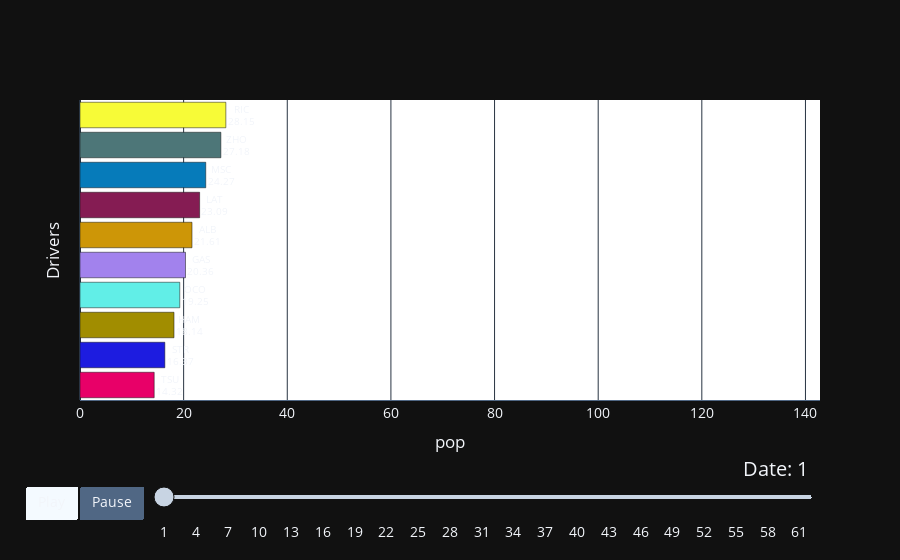

Notebook source saved alongside this figure:
### Code cell
my_raceplot = barplot(new_df,  item_column='Driver', value_column='Time_Diff', time_column='LapNumber')
my_raceplot.plot(item_label = 'Drivers', value_label = 'pop', frame_duration = 600)

### Figure 1 — Plotly figure (JSON) as saved in the notebook; plotly's stock layout.template omitted (floating-point values rounded to 4 significant figures)
{"data": [{"cliponaxis": false, "hoverinfo": "all", "marker": {"color": ["rgb(232, 0, 104)", "rgb(29, 28, 224)", "rgb(161, 141, 0)", "rgb(97, 238, 231)", "rgb(162, 130, 237)", "rgb(205, 150, 7)", "rgb(133, 28, 83)", "rgb(6, 123, 186)", "rgb(77, 118, 120)", "rgb(247, 251, 55)"]}, "orientation": "h", "textangle": 0, "textposition": "outside", "texttemplate": "%{y}<br>%{x:.4s}", "type": "bar", "x": [14.32, 16.37, 18.14, 19.25, 20.36, 21.61, 23.09, 24.27, 27.18, 28.15], "y": ["TSU", "STR", "HAM", "OCO", "GAS", "ALB", "LAT", "MSC", "ZHO", "RIC"]}], "layout": {"bargap": 0.15, "font": {"size": 14}, "plot_bgcolor": "#FFFFFF", "sliders": [{"active": 0, "currentvalue": {"font": {"size": 20}, "prefix": "Date: ", "visible": true, "xanchor": "right"}, "len": 0.9, "pad": {"b": 10, "t": 50}, "steps": [{"args": [["1"], {"frame": {"duration": 600, "redraw": false}, "mode": "immediate", "transition": {"duration": 600}}], "label": "1", "method": "animate"}, {"args": [["2"], {"frame": {"duration": 600, "redraw": false}, "mode": "immediate", "transition": {"duration": 600}}], "label": "2", "method": "animate"}, {"args": [["3"], {"frame": {"duration": 600, "redraw": false}, "mode": "immediate", "transition": {"duration": 600}}], "label": "3", "method": "animate"}, {"args": [["4"], {"frame": {"duration": 600, "redraw": false}, "mode": "immediate", "transition": {"duration": 600}}], "label": "4", "method": "animate"}, {"args": [["5"], {"frame": {"duration": 600, "redraw": false}, "mode": "immediate", "transition": {"duration": 600}}], "label": "5", "method": "animate"}, {"args": [["6"], {"frame": {"duration": 600, "redraw": false}, "mode": "immediate", "transition": {"duration": 600}}], "label": "6", "method": "animate"}, {"args": [["7"], {"frame": {"duration": 600, "redraw": false}, "mode": "immediate", "transition": {"duration": 600}}], "label": "7", "method": "animate"}, {"args": [["8"], {"frame": {"duration": 600, "redraw": false}, "mode": "immediate", "transition": {"duration": 600}}], "label": "8", "method": "animate"}, {"args": [["9"], {"frame": {"duration": 600, "redraw": false}, "mode": "immediate", "transition": {"duration": 600}}], "label": "9", "method": "animate"}, {"args": [["10"], {"frame": {"duration": 600, "redraw": false}, "mode": "immediate", "transition": {"duration": 600}}], "label": "10", "method": "animate"}, {"args": [["11"], {"frame": {"duration": 600, "redraw": false}, "mode": "immediate", "transition": {"duration": 600}}], "label": "11", "method": "animate"}, {"args": [["12"], {"frame": {"duration": 600, "redraw": false}, "mode": "immediate", "transition": {"duration": 600}}], "label": "12", "method": "animate"}, {"args": [["13"], {"frame": {"duration": 600, "redraw": false}, "mode": "immediate", "transition": {"duration": 600}}], "label": "13", "method": "animate"}, {"args": [["14"], {"frame": {"duration": 600, "redraw": false}, "mode": "immediate", "transition": {"duration": 600}}], "label": "14", "method": "animate"}, {"args": [["15"], {"frame": {"duration": 600, "redraw": false}, "mode": "immediate", "transition": {"duration": 600}}], "label": "15", "method": "animate"}, {"args": [["16"], {"frame": {"duration": 600, "redraw": false}, "mode": "immediate", "transition": {"duration": 600}}], "label": "16", "method": "animate"}, {"args": [["17"], {"frame": {"duration": 600, "redraw": false}, "mode": "immediate", "transition": {"duration": 600}}], "label": "17", "method": "animate"}, {"args": [["18"], {"frame": {"duration": 600, "redraw": false}, "mode": "immediate", "transition": {"duration": 600}}], "label": "18", "method": "animate"}, {"args": [["19"], {"frame": {"duration": 600, "redraw": false}, "mode": "immediate", "transition": {"duration": 600}}], "label": "19", "method": "animate"}, {"args": [["20"], {"frame": {"duration": 600, "redraw": false}, "mode": "immediate", "transition": {"duration": 600}}], "label": "20", "method": "animate"}, {"args": [["21"], {"frame": {"duration": 600, "redraw": false}, "mode": "immediate", "transition": {"duration": 600}}], "label": "21", "method": "animate"}, {"args": [["22"], {"frame": {"duration": 600, "redraw": false}, "mode": "immediate", "transition": {"duration": 600}}], "label": "22", "method": "animate"}, {"args": [["23"], {"frame": {"duration": 600, "redraw": false}, "mode": "immediate", "transition": {"duration": 600}}], "label": "23", "method": "animate"}, {"args": [["24"], {"frame": {"duration": 600, "redraw": false}, "mode": "immediate", "transition": {"duration": 600}}], "label": "24", "method": "animate"}, {"args": [["25"], {"frame": {"duration": 600, "redraw": false}, "mode": "immediate", "transition": {"duration": 600}}], "label": "25", "method": "animate"}, {"args": [["26"], {"frame": {"duration": 600, "redraw": false}, "mode": "immediate", "transition": {"duration": 600}}], "label": "26", "method": "animate"}, {"args": [["27"], {"frame": {"duration": 600, "redraw": false}, "mode": "immediate", "transition": {"duration": 600}}], "label": "27", "method": "animate"}, {"args": [["28"], {"frame": {"duration": 600, "redraw": false}, "mode": "immediate", "transition": {"duration": 600}}], "label": "28", "method": "animate"}, {"args": [["29"], {"frame": {"duration": 600, "redraw": false}, "mode": "immediate", "transition": {"duration": 600}}], "label": "29", "method": "animate"}, {"args": [["30"], {"frame": {"duration": 600, "redraw": false}, "mode": "immediate", "transition": {"duration": 600}}], "label": "30", "method": "animate"}, {"args": [["31"], {"frame": {"duration": 600, "redraw": false}, "mode": "immediate", "transition": {"duration": 600}}], "label": "31", "method": "animate"}, {"args": [["32"], {"frame": {"duration": 600, "redraw": false}, "mode": "immediate", "transition": {"duration": 600}}], "label": "32", "method": "animate"}, {"args": [["33"], {"frame": {"duration": 600, "redraw": false}, "mode": "immediate", "transition": {"duration": 600}}], "label": "33", "method": "animate"}, {"args": [["34"], {"frame": {"duration": 600, "redraw": false}, "mode": "immediate", "transition": {"duration": 600}}], "label": "34", "method": "animate"}, {"args": [["35"], {"frame": {"duration": 600, "redraw": false}, "mode": "immediate", "transition": {"duration": 600}}], "label": "35", "method": "animate"}, {"args": [["36"], {"frame": {"duration": 600, "redraw": false}, "mode": "immediate", "transition": {"duration": 600}}], "label": "36", "method": "animate"}, {"args": [["37"], {"frame": {"duration": 600, "redraw": false}, "mode": "immediate", "transition": {"duration": 600}}], "label": "37", "method": "animate"}, {"args": [["38"], {"frame": {"duration": 600, "redraw": false}, "mode": "immediate", "transition": {"duration": 600}}], "label": "38", "method": "animate"}, {"args": [["39"], {"frame": {"duration": 600, "redraw": false}, "mode": "immediate", "transition": {"duration": 600}}], "label": "39", "method": "animate"}, {"args": [["40"], {"frame": {"duration": 600, "redraw": false}, "mode": "immediate", "transition": {"duration": 600}}], "label": "40", "method": "animate"}, {"args": [["41"], {"frame": {"duration": 600, "redraw": false}, "mode": "immediate", "transition": {"duration": 600}}], "label": "41", "method": "animate"}, {"args": [["42"], {"frame": {"duration": 600, "redraw": false}, "mode": "immediate", "transition": {"duration": 600}}], "label": "42", "method": "animate"}, {"args": [["43"], {"frame": {"duration": 600, "redraw": false}, "mode": "immediate", "transition": {"duration": 600}}], "label": "43", "method": "animate"}, {"args": [["44"], {"frame": {"duration": 600, "redraw": false}, "mode": "immediate", "transition": {"duration": 600}}], "label": "44", "method": "animate"}, {"args": [["45"], {"frame": {"duration": 600, "redraw": false}, "mode": "immediate", "transition": {"duration": 600}}], "label": "45", "method": "animate"}, {"args": [["46"], {"frame": {"duration": 600, "redraw": false}, "mode": "immediate", "transition": {"duration": 600}}], "label": "46", "method": "animate"}, {"args": [["47"], {"frame": {"duration": 600, "redraw": false}, "mode": "immediate", "transition": {"duration": 600}}], "label": "47", "method": "animate"}, {"args": [["48"], {"frame": {"duration": 600, "redraw": false}, "mode": "immediate", "transition": {"duration": 600}}], "label": "48", "method": "animate"}, {"args": [["49"], {"frame": {"duration": 600, "redraw": false}, "mode": "immediate", "transition": {"duration": 600}}], "label": "49", "method": "animate"}, {"args": [["50"], {"frame": {"duration": 600, "redraw": false}, "mode": "immediate", "transition": {"duration": 600}}], "label": "50", "method": "animate"}, {"args": [["51"], {"frame": {"duration": 600, "redraw": false}, "mode": "immediate", "transition": {"duration": 600}}], "label": "51", "method": "animate"}, {"args": [["52"], {"frame": {"duration": 600, "redraw": false}, "mode": "immediate", "transition": {"duration": 600}}], "label": "52", "method": "animate"}, {"args": [["53"], {"frame": {"duration": 600, "redraw": false}, "mode": "immediate", "transition": {"duration": 600}}], "label": "53", "method": "animate"}, {"args": [["54"], {"frame": {"duration": 600, "redraw": false}, "mode": "immediate", "transition": {"duration": 600}}], "label": "54", "method": "animate"}, {"args": [["55"], {"frame": {"duration": 600, "redraw": false}, "mode": "immediate", "transition": {"duration": 600}}], "label": "55", "method": "animate"}, {"args": [["56"], {"frame": {"duration": 600, "redraw": false}, "mode": "immediate", "transition": {"duration": 600}}], "label": "56", "method": "animate"}, {"args": [["57"], {"frame": {"duration": 600, "redraw": false}, "mode": "immediate", "transition": {"duration": 600}}], "label": "57", "method": "animate"}, {"args": [["58"], {"frame": {"duration": 600, "redraw": false}, "mode": "immediate", "transition": {"duration": 600}}], "label": "58", "method": "animate"}, {"args": [["59"], {"frame": {"duration": 600, "redraw": false}, "mode": "immediate", "transition": {"duration": 600}}], "label": "59", "method": "animate"}, {"args": [["60"], {"frame": {"duration": 600, "redraw": false}, "mode": "immediate", "transition": {"duration": 600}}], "label": "60", "method": "animate"}, {"args": [["61"], {"frame": {"duration": 600, "redraw": false}, "mode": "immediate", "transition": {"duration": 600}}], "label": "61", "method": "animate"}, {"args": [["62"], {"frame": {"duration": 600, "redraw": false}, "mode": "immediate", "transition": {"duration": 600}}], "label": "62", "method": "animate"}], "transition": {"duration": 300, "easing": "cubic-in-out"}, "x": 0.1, "xanchor": "left", "y": 0, "yanchor": "top"}], "updatemenus": [{"buttons": [{"args": [null, {"frame": {"duration": 600, "redraw": false}, "fromcurrent": true, "transition": {"duration": 600, "easing": "quadratic-in-out"}}], "label": "Play", "method": "animate"}, {"args": [[null], {"frame": {"duration": 0, "redraw": false}, "mode": "immediate", "transition": {"duration": 0}}], "label": "Pause", "method": "animate"}], "direction": "left", "pad": {"r": 10, "t": 87}, "showactive": true, "type": "buttons", "x": 0.1, "xanchor": "right", "y": 0, "yanchor": "top"}], "xaxis": {"range": [0, 142.8], "showline": true, "showticklabels": true, "title": {"text": "pop"}, "visible": true}, "yaxis": {"showline": false, "showticklabels": false, "title": {"text": "Drivers"}, "visible": true}}}
